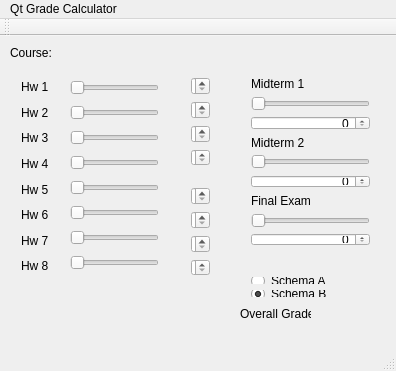
<?xml version="1.0" encoding="UTF-8"?>
<ui version="4.0">
 <class>HelloQt</class>
 <widget class="QMainWindow" name="HelloQt">
  <property name="geometry">
   <rect>
    <x>0</x>
    <y>0</y>
    <width>396</width>
    <height>371</height>
   </rect>
  </property>
  <property name="windowTitle">
   <string>HelloQt</string>
  </property>
  <widget class="QWidget" name="centralWidget">
   <widget class="QWidget" name="verticalLayoutWidget">
    <property name="geometry">
     <rect>
      <x>10</x>
      <y>30</y>
      <width>49</width>
      <height>221</height>
     </rect>
    </property>
    <layout class="QVBoxLayout" name="verticalLayout">
     <item>
      <widget class="QLabel" name="label">
       <property name="text">
        <string>Hw 1</string>
       </property>
      </widget>
     </item>
     <item>
      <widget class="QLabel" name="label_2">
       <property name="text">
        <string>Hw 2</string>
       </property>
      </widget>
     </item>
     <item>
      <widget class="QLabel" name="label_3">
       <property name="text">
        <string>Hw 3</string>
       </property>
      </widget>
     </item>
     <item>
      <widget class="QLabel" name="label_4">
       <property name="text">
        <string>Hw 4</string>
       </property>
      </widget>
     </item>
     <item>
      <widget class="QLabel" name="label_5">
       <property name="text">
        <string>Hw 5</string>
       </property>
      </widget>
     </item>
     <item>
      <widget class="QLabel" name="label_6">
       <property name="text">
        <string>Hw 6</string>
       </property>
      </widget>
     </item>
     <item>
      <widget class="QLabel" name="label_7">
       <property name="text">
        <string>Hw 7</string>
       </property>
      </widget>
     </item>
     <item>
      <widget class="QLabel" name="label_8">
       <property name="text">
        <string>Hw 8</string>
       </property>
      </widget>
     </item>
    </layout>
   </widget>
   <widget class="QWidget" name="verticalLayoutWidget_2">
    <property name="geometry">
     <rect>
      <x>59</x>
      <y>29</y>
      <width>111</width>
      <height>220</height>
     </rect>
    </property>
    <layout class="QVBoxLayout" name="verticalLayout_2">
     <item>
      <widget class="QSlider" name="horizontalSlider_1">
       <property name="maximum">
        <number>10</number>
       </property>
       <property name="orientation">
        <enum>Qt::Horizontal</enum>
       </property>
      </widget>
     </item>
     <item>
      <widget class="QSlider" name="horizontalSlider_2">
       <property name="maximum">
        <number>10</number>
       </property>
       <property name="orientation">
        <enum>Qt::Horizontal</enum>
       </property>
      </widget>
     </item>
     <item>
      <widget class="QSlider" name="horizontalSlider_3">
       <property name="maximum">
        <number>10</number>
       </property>
       <property name="orientation">
        <enum>Qt::Horizontal</enum>
       </property>
      </widget>
     </item>
     <item>
      <widget class="QSlider" name="horizontalSlider_4">
       <property name="maximum">
        <number>10</number>
       </property>
       <property name="orientation">
        <enum>Qt::Horizontal</enum>
       </property>
      </widget>
     </item>
     <item>
      <widget class="QSlider" name="horizontalSlider_5">
       <property name="maximum">
        <number>10</number>
       </property>
       <property name="orientation">
        <enum>Qt::Horizontal</enum>
       </property>
      </widget>
     </item>
     <item>
      <widget class="QSlider" name="horizontalSlider_6">
       <property name="maximum">
        <number>10</number>
       </property>
       <property name="orientation">
        <enum>Qt::Horizontal</enum>
       </property>
      </widget>
     </item>
     <item>
      <widget class="QSlider" name="horizontalSlider_7">
       <property name="maximum">
        <number>10</number>
       </property>
       <property name="orientation">
        <enum>Qt::Horizontal</enum>
       </property>
      </widget>
     </item>
     <item>
      <widget class="QSlider" name="horizontalSlider_8">
       <property name="maximum">
        <number>10</number>
       </property>
       <property name="orientation">
        <enum>Qt::Horizontal</enum>
       </property>
      </widget>
     </item>
    </layout>
   </widget>
   <widget class="QWidget" name="verticalLayoutWidget_3">
    <property name="geometry">
     <rect>
      <x>180</x>
      <y>30</y>
      <width>41</width>
      <height>111</height>
     </rect>
    </property>
    <layout class="QVBoxLayout" name="verticalLayout_3">
     <item>
      <widget class="QSpinBox" name="spinBox_1">
       <property name="maximum">
        <number>10</number>
       </property>
      </widget>
     </item>
     <item>
      <widget class="QSpinBox" name="spinBox_2">
       <property name="maximum">
        <number>10</number>
       </property>
      </widget>
     </item>
     <item>
      <widget class="QSpinBox" name="spinBox_3">
       <property name="maximum">
        <number>10</number>
       </property>
      </widget>
     </item>
     <item>
      <widget class="QSpinBox" name="spinBox_4">
       <property name="maximum">
        <number>10</number>
       </property>
      </widget>
     </item>
    </layout>
   </widget>
   <widget class="QWidget" name="verticalLayoutWidget_4">
    <property name="geometry">
     <rect>
      <x>180</x>
      <y>140</y>
      <width>41</width>
      <height>111</height>
     </rect>
    </property>
    <layout class="QVBoxLayout" name="verticalLayout_4">
     <item>
      <widget class="QSpinBox" name="spinBox_5">
       <property name="maximum">
        <number>10</number>
       </property>
      </widget>
     </item>
     <item>
      <widget class="QSpinBox" name="spinBox_6">
       <property name="maximum">
        <number>10</number>
       </property>
      </widget>
     </item>
     <item>
      <widget class="QSpinBox" name="spinBox_7">
       <property name="maximum">
        <number>10</number>
       </property>
      </widget>
     </item>
     <item>
      <widget class="QSpinBox" name="spinBox_8">
       <property name="maximum">
        <number>10</number>
       </property>
      </widget>
     </item>
    </layout>
   </widget>
   <widget class="QWidget" name="verticalLayoutWidget_5">
    <property name="geometry">
     <rect>
      <x>240</x>
      <y>30</y>
      <width>141</width>
      <height>191</height>
     </rect>
    </property>
    <layout class="QVBoxLayout" name="verticalLayout_5">
     <item>
      <widget class="QLabel" name="label_9">
       <property name="text">
        <string>Midterm 1</string>
       </property>
      </widget>
     </item>
     <item>
      <widget class="QSlider" name="horizontalSlider_9">
       <property name="maximum">
        <number>100</number>
       </property>
       <property name="orientation">
        <enum>Qt::Horizontal</enum>
       </property>
      </widget>
     </item>
     <item>
      <widget class="QSpinBox" name="spinBox_9">
       <property name="alignment">
        <set>Qt::AlignRight|Qt::AlignTrailing|Qt::AlignVCenter</set>
       </property>
       <property name="maximum">
        <number>100</number>
       </property>
      </widget>
     </item>
     <item>
      <widget class="QLabel" name="label_10">
       <property name="text">
        <string>Midterm 2</string>
       </property>
      </widget>
     </item>
     <item>
      <widget class="QSlider" name="horizontalSlider_10">
       <property name="maximum">
        <number>100</number>
       </property>
       <property name="orientation">
        <enum>Qt::Horizontal</enum>
       </property>
      </widget>
     </item>
     <item>
      <widget class="QSpinBox" name="spinBox_10">
       <property name="alignment">
        <set>Qt::AlignRight|Qt::AlignTrailing|Qt::AlignVCenter</set>
       </property>
       <property name="maximum">
        <number>100</number>
       </property>
      </widget>
     </item>
     <item>
      <widget class="QLabel" name="label_11">
       <property name="text">
        <string>Final Exam</string>
       </property>
      </widget>
     </item>
     <item>
      <widget class="QSlider" name="horizontalSlider_11">
       <property name="maximum">
        <number>100</number>
       </property>
       <property name="orientation">
        <enum>Qt::Horizontal</enum>
       </property>
      </widget>
     </item>
     <item>
      <widget class="QSpinBox" name="spinBox_11">
       <property name="alignment">
        <set>Qt::AlignRight|Qt::AlignTrailing|Qt::AlignVCenter</set>
       </property>
       <property name="maximum">
        <number>100</number>
       </property>
      </widget>
     </item>
    </layout>
   </widget>
   <widget class="QWidget" name="verticalLayoutWidget_6">
    <property name="geometry">
     <rect>
      <x>240</x>
      <y>230</y>
      <width>141</width>
      <height>42</height>
     </rect>
    </property>
    <layout class="QVBoxLayout" name="verticalLayout_6">
     <item>
      <widget class="QRadioButton" name="radioButton_1">
       <property name="text">
        <string>Schema A</string>
       </property>
       <property name="checked">
        <bool>false</bool>
       </property>
      </widget>
     </item>
     <item>
      <widget class="QRadioButton" name="radioButton_2">
       <property name="text">
        <string>Schema B</string>
       </property>
       <property name="checked">
        <bool>true</bool>
       </property>
      </widget>
     </item>
    </layout>
   </widget>
   <widget class="QWidget" name="horizontalLayoutWidget">
    <property name="geometry">
     <rect>
      <x>89</x>
      <y>0</y>
      <width>291</width>
      <height>22</height>
     </rect>
    </property>
    <layout class="QHBoxLayout" name="horizontalLayout">
     <item>
      <widget class="QComboBox" name="comboBox">
       <item>
        <property name="text">
         <string>PIC10C. Advanced Programming</string>
        </property>
       </item>
      </widget>
     </item>
    </layout>
   </widget>
   <widget class="QLabel" name="label_12">
    <property name="geometry">
     <rect>
      <x>10</x>
      <y>10</y>
      <width>47</width>
      <height>13</height>
     </rect>
    </property>
    <property name="text">
     <string>Course:</string>
    </property>
   </widget>
   <widget class="QWidget" name="horizontalLayoutWidget_2">
    <property name="geometry">
     <rect>
      <x>340</x>
      <y>270</y>
      <width>45</width>
      <height>22</height>
     </rect>
    </property>
    <layout class="QHBoxLayout" name="horizontalLayout_2">
     <item>
      <widget class="QSpinBox" name="spinBox_12">
       <property name="maximum">
        <number>100</number>
       </property>
      </widget>
     </item>
    </layout>
   </widget>
   <widget class="QLabel" name="label_13">
    <property name="geometry">
     <rect>
      <x>240</x>
      <y>270</y>
      <width>71</width>
      <height>16</height>
     </rect>
    </property>
    <property name="text">
     <string>Overall Grade:</string>
    </property>
   </widget>
   <zorder>verticalLayoutWidget</zorder>
   <zorder>verticalLayoutWidget_2</zorder>
   <zorder>verticalLayoutWidget_3</zorder>
   <zorder>label_8</zorder>
   <zorder>verticalLayoutWidget_4</zorder>
   <zorder>verticalLayoutWidget_5</zorder>
   <zorder>verticalLayoutWidget_6</zorder>
   <zorder>horizontalLayoutWidget</zorder>
   <zorder>label_12</zorder>
   <zorder>horizontalLayoutWidget_2</zorder>
   <zorder>label_13</zorder>
  </widget>
  <widget class="QMenuBar" name="menuBar">
   <property name="geometry">
    <rect>
     <x>0</x>
     <y>0</y>
     <width>396</width>
     <height>21</height>
    </rect>
   </property>
   <widget class="QMenu" name="menuHW2">
    <property name="title">
     <string>Qt Grade Calculator</string>
    </property>
   </widget>
   <addaction name="menuHW2"/>
  </widget>
  <widget class="QToolBar" name="mainToolBar">
   <attribute name="toolBarArea">
    <enum>TopToolBarArea</enum>
   </attribute>
   <attribute name="toolBarBreak">
    <bool>false</bool>
   </attribute>
  </widget>
  <widget class="QStatusBar" name="statusBar"/>
 </widget>
 <layoutdefault spacing="6" margin="11"/>
 <resources/>
 <connections/>
</ui>
